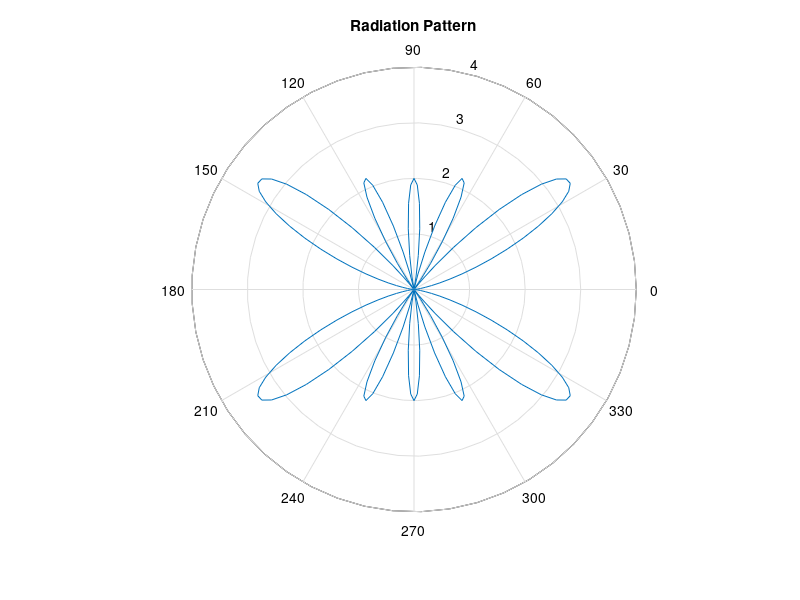

Write the MATLAB code that produced this figure.
clc;
close all;
clear all;

phi = 0:0.01*pi:2*pi;
l = input('Enter length');
cs = pi*l;
e = abs((cos(cs*cos(phi))-cos(cs))./sin(phi));
polar(phi,e);
title('Radiation Pattern');